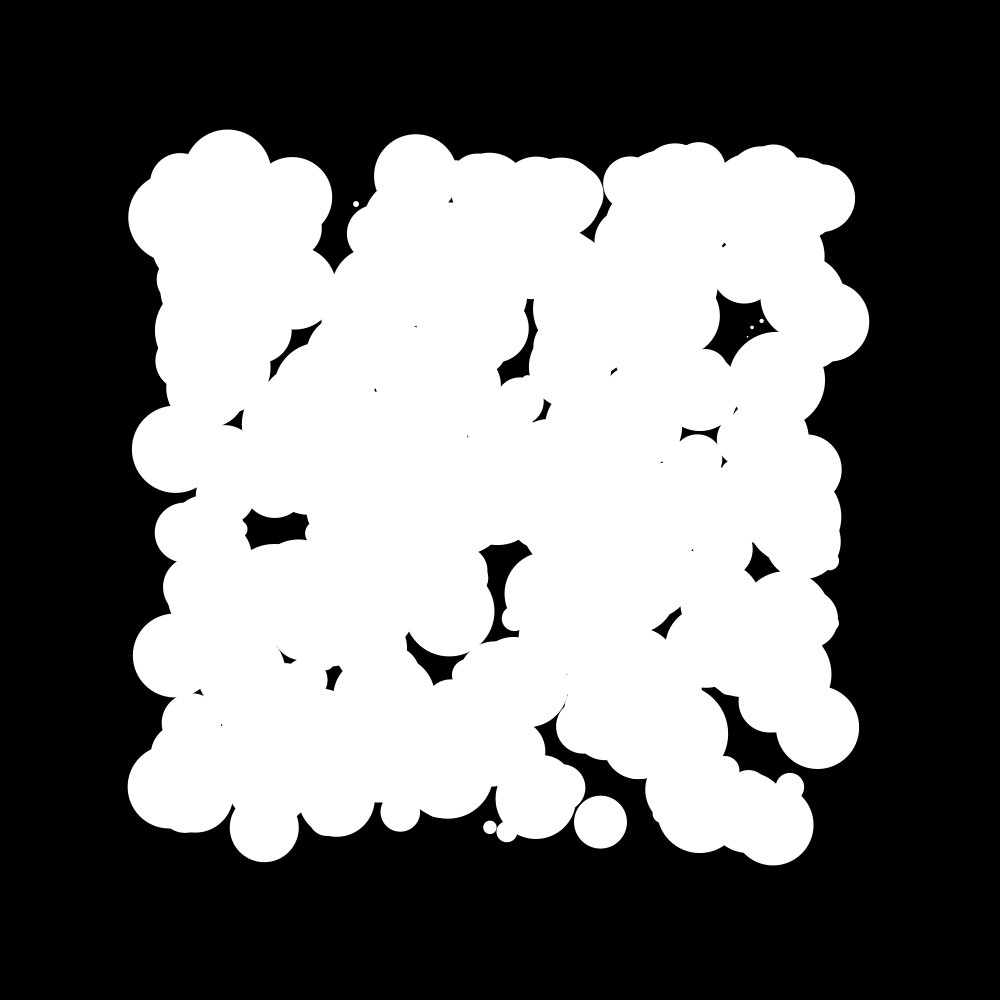
Frame 1 (no input)
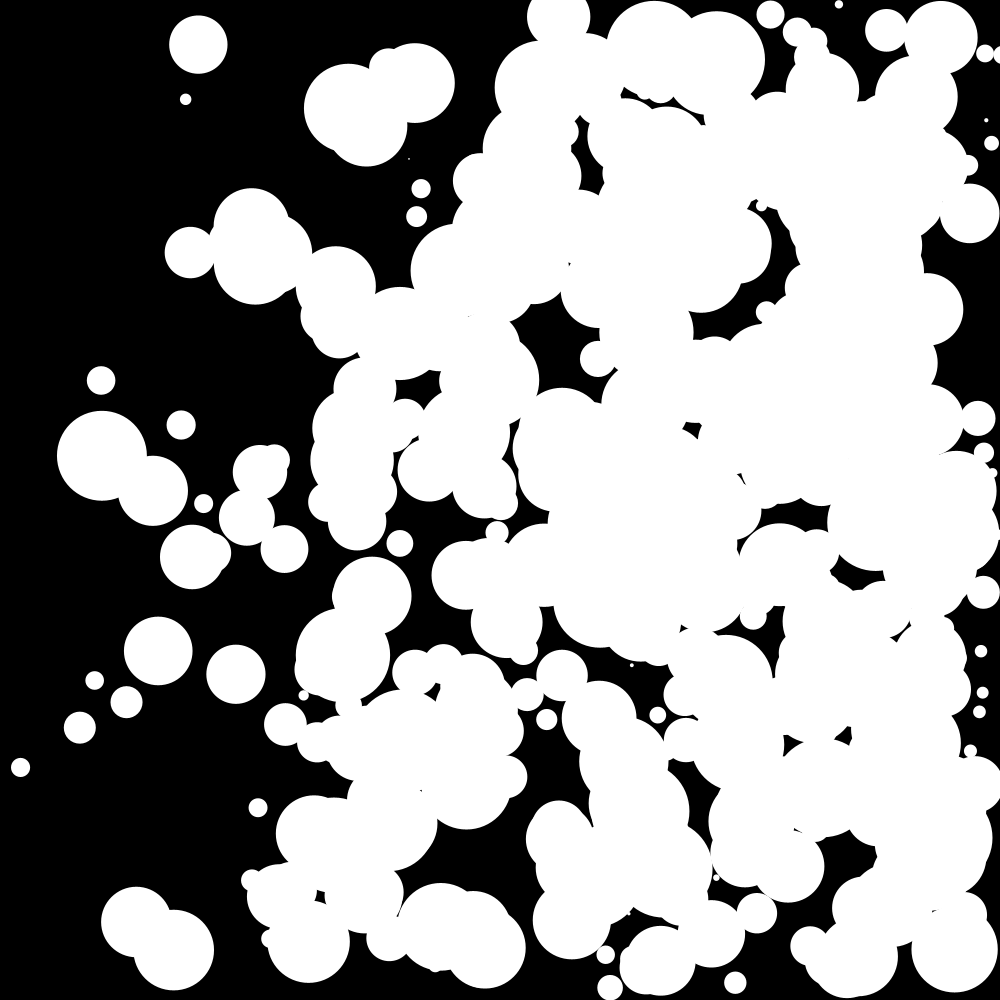
Frame 60 (the mouse pressed at the canvas centre just before this capture)
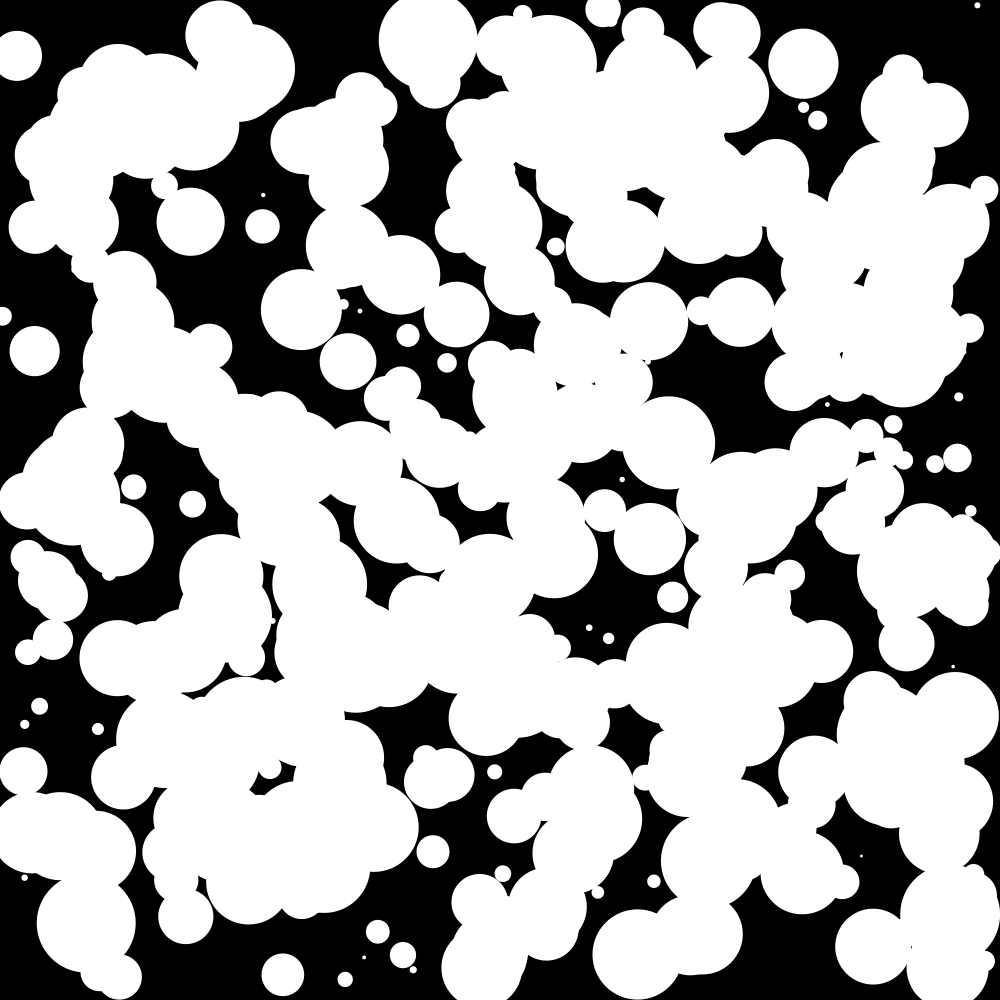
Frame 120 (the mouse held since frame 60 and released just before this capture)

The Processing sketch that drew these frames (run headless with seeded random() and noise(); from frame 60 on, the mouse is pressed at the canvas centre):

// Processing sketch: processing_22528
// ── processing_22528.pde

int ballcount = 500;
int ballsize = 100;
int ballspeed = 20;
float[]xspeed = new float[ballcount];
float[]yspeed = new float[ballcount];
float[]xpos = new float[ballcount];
float[]ypos = new float[ballcount];
float[]wdth = new float[ballcount];
float[]ht = new float[ballcount];

void setup(){
  size(1000,1000);
  background(0);
  
  for(int i=0; i<ballcount; i++){
    
    xspeed[i] = random(1, ballspeed);
    yspeed[i] = random(-ballspeed, ballspeed);
    
    wdth[i]= random(1, ballsize);
    ht[i]= wdth[i];
    
    xpos[i] = width/2+random(-width/3, width/3);
    ypos[i] = height/2+random(-height/3, height/3);
  }
  
  noStroke();
  frameRate(60);
}

void draw(){
  background(0);
  
  for (int i=0; i<ballcount; i++){
    
    ellipse(xpos[i],ypos[i],wdth[i],ht[i]);
    
    xpos[i]+=xspeed[i];
    ypos[i]+=yspeed[i];
    
    if (xpos[i]+wdth[i]/2>=width || xpos[i]<=wdth[i]/2){
      xspeed[i]*=-1;
    }
     if (ypos[i]+ht[i]/2>=height || ypos[i]<=ht[i]/2){
      yspeed[i]*=-1;
    }
  }
}
